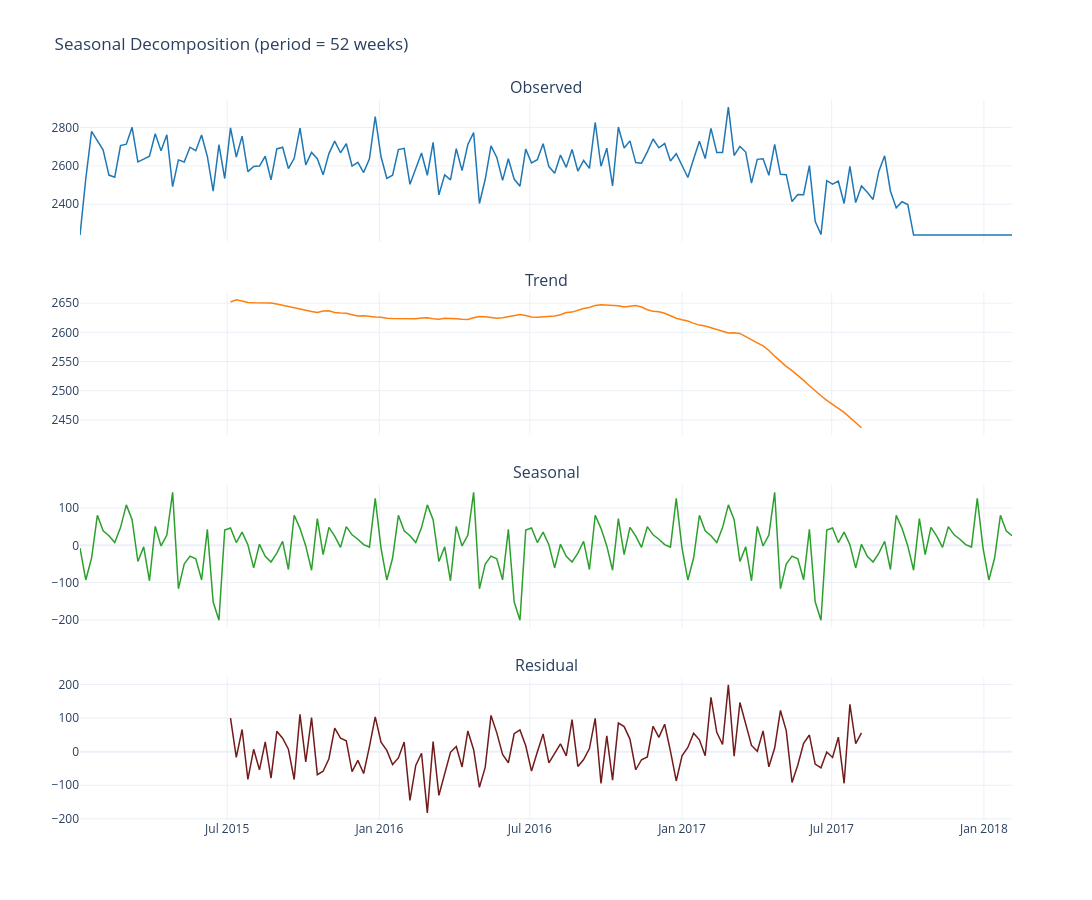
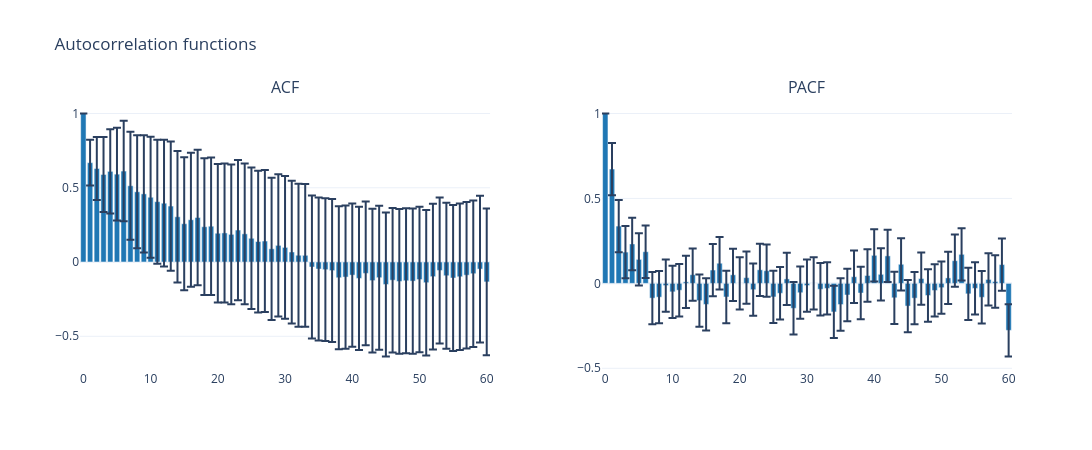

Here is the notebook cell these charts were saved with, in order:
### Markdown cell above
## EDA: Seasonality

### Code cell
season_info = eda.detect_seasonality(period=52)

print(f"Seasonal strength : {season_info['seasonal_strength']:.3f}")
print(f"ACF at lag 52     : {season_info['acf_at_period']:.3f}")
print(f"Seasonality detected: {season_info['has_seasonality']}")

fig_decomp = plot_seasonality(weekly_clean, period=52)
fig_decomp.show()

fig_acf = plot_autocorrelation(weekly_clean, lags=60)
fig_acf.show()

### Figure 1 — Plotly figure (JSON) as saved in the notebook; plotly's stock layout.template omitted (floating-point values rounded to 4 significant figures; data arrays with more than 128 entries replaced by an {"elided": "..."} marker saying what was removed)
{"data": [{"line": {"color": "#1f77b4", "width": 1.5}, "mode": "lines", "showlegend": false, "type": "scatter", "x": {"elided": "162 str values"}, "xaxis": "x", "y": {"elided": "162 float values"}, "yaxis": "y"}, {"line": {"color": "#ff7f0e", "width": 1.5}, "mode": "lines", "showlegend": false, "type": "scatter", "x": {"elided": "162 str values"}, "xaxis": "x2", "y": {"elided": "162 float values"}, "yaxis": "y2"}, {"line": {"color": "#2ca02c", "width": 1.5}, "mode": "lines", "showlegend": false, "type": "scatter", "x": {"elided": "162 str values"}, "xaxis": "x3", "y": {"elided": "162 float values"}, "yaxis": "y3"}, {"line": {"color": "#711b1b", "width": 1.5}, "mode": "lines", "showlegend": false, "type": "scatter", "x": {"elided": "162 str values"}, "xaxis": "x4", "y": {"elided": "162 float values"}, "yaxis": "y4"}], "layout": {"annotations": [{"font": {"size": 16}, "showarrow": false, "text": "Observed", "x": 0.5, "xanchor": "center", "xref": "paper", "y": 1, "yanchor": "bottom", "yref": "paper"}, {"font": {"size": 16}, "showarrow": false, "text": "Trend", "x": 0.5, "xanchor": "center", "xref": "paper", "y": 0.7325, "yanchor": "bottom", "yref": "paper"}, {"font": {"size": 16}, "showarrow": false, "text": "Seasonal", "x": 0.5, "xanchor": "center", "xref": "paper", "y": 0.465, "yanchor": "bottom", "yref": "paper"}, {"font": {"size": 16}, "showarrow": false, "text": "Residual", "x": 0.5, "xanchor": "center", "xref": "paper", "y": 0.1975, "yanchor": "bottom", "yref": "paper"}], "height": 900, "title": {"text": "Seasonal Decomposition (period = 52 weeks)"}, "width": 1100, "xaxis": {"anchor": "y", "domain": [0, 1], "matches": "x4", "showticklabels": false}, "xaxis2": {"anchor": "y2", "domain": [0, 1], "matches": "x4", "showticklabels": false}, "xaxis3": {"anchor": "y3", "domain": [0, 1], "matches": "x4", "showticklabels": false}, "xaxis4": {"anchor": "y4", "domain": [0, 1]}, "yaxis": {"anchor": "x", "domain": [0.8025, 1]}, "yaxis2": {"anchor": "x2", "domain": [0.535, 0.7325]}, "yaxis3": {"anchor": "x3", "domain": [0.2675, 0.465]}, "yaxis4": {"anchor": "x4", "domain": [0, 0.1975]}}}

### Figure 2 — Plotly figure (JSON) as saved in the notebook; plotly's stock layout.template omitted (floating-point values rounded to 4 significant figures)
{"data": [{"error_y": {"array": [0.0, 0.154, 0.212, 0.2524, 0.2832, 0.3128, 0.3383, 0.3637, 0.3805, 0.3941, 0.4066, 0.4175, 0.4268, 0.4354, 0.4431, 0.448, 0.4515, 0.4558, 0.4604, 0.4633, 0.4663, 0.4682, 0.4701, 0.4718, 0.4742, 0.476, 0.4772, 0.4782, 0.4792, 0.4795, 0.4802, 0.4806, 0.4809, 0.481, 0.4811, 0.4811, 0.4812, 0.4814, 0.4815, 0.4821, 0.4826, 0.483, 0.4836, 0.4838, 0.4846, 0.4852, 0.4863, 0.487, 0.4878, 0.4886, 0.4894, 0.4901, 0.491, 0.4915, 0.4916, 0.492, 0.4926, 0.4931, 0.4935, 0.4938, 0.4939], "arrayminus": [0.0, 0.154, 0.212, 0.2524, 0.2832, 0.3128, 0.3383, 0.3637, 0.3805, 0.3941, 0.4066, 0.4175, 0.4268, 0.4354, 0.4431, 0.448, 0.4515, 0.4558, 0.4604, 0.4633, 0.4663, 0.4682, 0.4701, 0.4718, 0.4742, 0.476, 0.4772, 0.4782, 0.4792, 0.4795, 0.4802, 0.4806, 0.4809, 0.481, 0.4811, 0.4811, 0.4812, 0.4814, 0.4815, 0.4821, 0.4826, 0.483, 0.4836, 0.4838, 0.4846, 0.4852, 0.4863, 0.487, 0.4878, 0.4886, 0.4894, 0.4901, 0.491, 0.4915, 0.4916, 0.492, 0.4926, 0.4931, 0.4935, 0.4938, 0.4939], "type": "data", "visible": true}, "marker": {"color": "#1f77b4"}, "name": "ACF", "type": "bar", "x": [0, 1, 2, 3, 4, 5, 6, 7, 8, 9, 10, 11, 12, 13, 14, 15, 16, 17, 18, 19, 20, 21, 22, 23, 24, 25, 26, 27, 28, 29, 30, 31, 32, 33, 34, 35, 36, 37, 38, 39, 40, 41, 42, 43, 44, 45, 46, 47, 48, 49, 50, 51, 52, 53, 54, 55, 56, 57, 58, 59, 60], "xaxis": "x", "y": [1.0, 0.6689, 0.6295, 0.5894, 0.6102, 0.5916, 0.6124, 0.5133, 0.4726, 0.4587, 0.436, 0.4063, 0.3958, 0.3767, 0.3045, 0.2577, 0.2845, 0.2995, 0.2375, 0.241, 0.1936, 0.1959, 0.1861, 0.2151, 0.1896, 0.1597, 0.1377, 0.1412, 0.08887, 0.112, 0.09828, 0.06731, 0.04545, 0.04498, -0.03352, -0.04697, -0.05148, -0.05768, -0.1059, -0.1013, -0.08814, -0.1101, -0.07638, -0.1251, -0.1055, -0.1511, -0.1224, -0.1306, -0.1261, -0.1285, -0.1181, -0.1391, -0.09864, -0.05659, -0.09238, -0.1075, -0.09933, -0.08869, -0.07866, -0.0476, -0.1339], "yaxis": "y"}, {"error_y": {"array": [0.0, 0.154, 0.154, 0.154, 0.154, 0.154, 0.154, 0.154, 0.154, 0.154, 0.154, 0.154, 0.154, 0.154, 0.154, 0.154, 0.154, 0.154, 0.154, 0.154, 0.154, 0.154, 0.154, 0.154, 0.154, 0.154, 0.154, 0.154, 0.154, 0.154, 0.154, 0.154, 0.154, 0.154, 0.154, 0.154, 0.154, 0.154, 0.154, 0.154, 0.154, 0.154, 0.154, 0.154, 0.154, 0.154, 0.154, 0.154, 0.154, 0.154, 0.154, 0.154, 0.154, 0.154, 0.154, 0.154, 0.154, 0.154, 0.154, 0.154, 0.154], "arrayminus": [0.0, 0.154, 0.154, 0.154, 0.154, 0.154, 0.154, 0.154, 0.154, 0.154, 0.154, 0.154, 0.154, 0.154, 0.154, 0.154, 0.154, 0.154, 0.154, 0.154, 0.154, 0.154, 0.154, 0.154, 0.154, 0.154, 0.154, 0.154, 0.154, 0.154, 0.154, 0.154, 0.154, 0.154, 0.154, 0.154, 0.154, 0.154, 0.154, 0.154, 0.154, 0.154, 0.154, 0.154, 0.154, 0.154, 0.154, 0.154, 0.154, 0.154, 0.154, 0.154, 0.154, 0.154, 0.154, 0.154, 0.154, 0.154, 0.154, 0.154, 0.154], "type": "data", "visible": true}, "marker": {"color": "#1f77b4"}, "name": "PACF", "type": "bar", "x": [0, 1, 2, 3, 4, 5, 6, 7, 8, 9, 10, 11, 12, 13, 14, 15, 16, 17, 18, 19, 20, 21, 22, 23, 24, 25, 26, 27, 28, 29, 30, 31, 32, 33, 34, 35, 36, 37, 38, 39, 40, 41, 42, 43, 44, 45, 46, 47, 48, 49, 50, 51, 52, 53, 54, 55, 56, 57, 58, 59, 60], "xaxis": "x2", "y": [1.0, 0.673, 0.3372, 0.1841, 0.2318, 0.1411, 0.1861, -0.0869, -0.08125, -0.01286, -0.04992, -0.04037, 0.008992, 0.05094, -0.1016, -0.1239, 0.07844, 0.1185, -0.08012, 0.0503, 2.253e-05, 0.03349, -0.03706, 0.07983, 0.07446, -0.07996, -0.0583, 0.02613, -0.1466, -0.05507, -0.01278, 0.0002402, -0.03469, -0.02971, -0.1682, -0.1246, -0.06836, 0.03907, -0.05675, 0.04622, 0.1649, 0.05314, 0.1617, -0.08492, 0.1123, -0.1335, -0.08707, 0.02818, -0.07141, -0.04175, -0.02522, 0.03219, 0.1334, 0.1709, -0.06161, -0.02941, -0.08191, 0.02299, 0.01085, 0.1106, -0.2766], "yaxis": "y2"}], "layout": {"annotations": [{"font": {"size": 16}, "showarrow": false, "text": "ACF", "x": 0.22, "xanchor": "center", "xref": "paper", "y": 1, "yanchor": "bottom", "yref": "paper"}, {"font": {"size": 16}, "showarrow": false, "text": "PACF", "x": 0.78, "xanchor": "center", "xref": "paper", "y": 1, "yanchor": "bottom", "yref": "paper"}], "height": 450, "showlegend": false, "title": {"text": "Autocorrelation functions"}, "width": 1100, "xaxis": {"anchor": "y", "domain": [0, 0.44]}, "xaxis2": {"anchor": "y2", "domain": [0.56, 1]}, "yaxis": {"anchor": "x", "domain": [0, 1]}, "yaxis2": {"anchor": "x2", "domain": [0, 1]}}}
